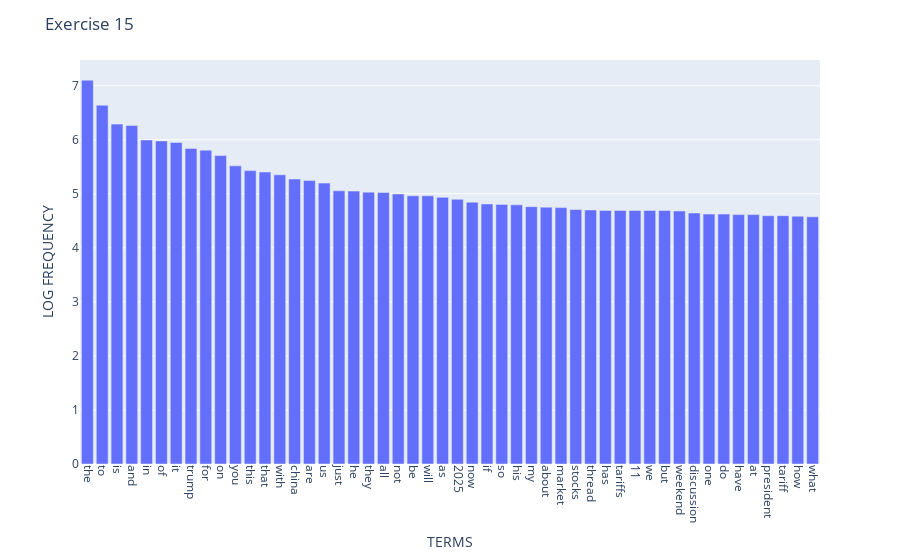

Notebook cell for this chart:
### Code cell
import math
term_frequencies_log = [math.log(i) for i in term_frequencies]

term_frequencies = np.asarray(X_counts.sum(axis=0)).ravel()

term_frequencies_log = np.log1p(term_frequencies)

top_50 = term_frequencies_log.argsort()[-50:][::-1]

g = px.bar(x=count_vect.get_feature_names_out()[top_50], 
           y=term_frequencies_log[top_50])

g.update_layout(
    xaxis=dict(tickangle=90, title="TERMS"),
    yaxis=dict(title="LOG FREQUENCY"),
    title="Exercise 15"
)

### Figure 1 — Plotly figure (JSON) as saved in the notebook; plotly's stock layout.template omitted (floating-point values rounded to 4 significant figures)
{"data": [{"hovertemplate": "x=%{x}<br>y=%{y}<extra></extra>", "legendgroup": "", "marker": {"color": "#636efa", "pattern": {"shape": ""}}, "name": "", "orientation": "v", "showlegend": false, "textposition": "auto", "type": "bar", "x": ["the", "to", "is", "and", "in", "of", "it", "trump", "for", "on", "you", "this", "that", "with", "china", "are", "us", "just", "he", "they", "all", "not", "be", "will", "as", "2025", "now", "if", "so", "his", "my", "about", "market", "stocks", "thread", "has", "tariffs", "11", "we", "but", "weekend", "discussion", "one", "do", "have", "at", "president", "tariff", "how", "what"], "xaxis": "x", "y": [7.102, 6.64, 6.29, 6.263, 5.996, 5.979, 5.951, 5.841, 5.808, 5.707, 5.517, 5.429, 5.403, 5.352, 5.273, 5.247, 5.198, 5.056, 5.05, 5.03, 5.024, 4.997, 4.963, 4.963, 4.934, 4.898, 4.844, 4.812, 4.804, 4.796, 4.762, 4.754, 4.745, 4.71, 4.7, 4.691, 4.691, 4.691, 4.691, 4.691, 4.682, 4.644, 4.625, 4.625, 4.615, 4.615, 4.595, 4.595, 4.585, 4.575], "yaxis": "y"}], "layout": {"barmode": "relative", "legend": {"tracegroupgap": 0}, "margin": {"t": 60}, "title": {"text": "Exercise 15"}, "xaxis": {"anchor": "y", "domain": [0, 1], "tickangle": 90, "title": {"text": "TERMS"}}, "yaxis": {"anchor": "x", "domain": [0, 1], "title": {"text": "LOG FREQUENCY"}}}}
